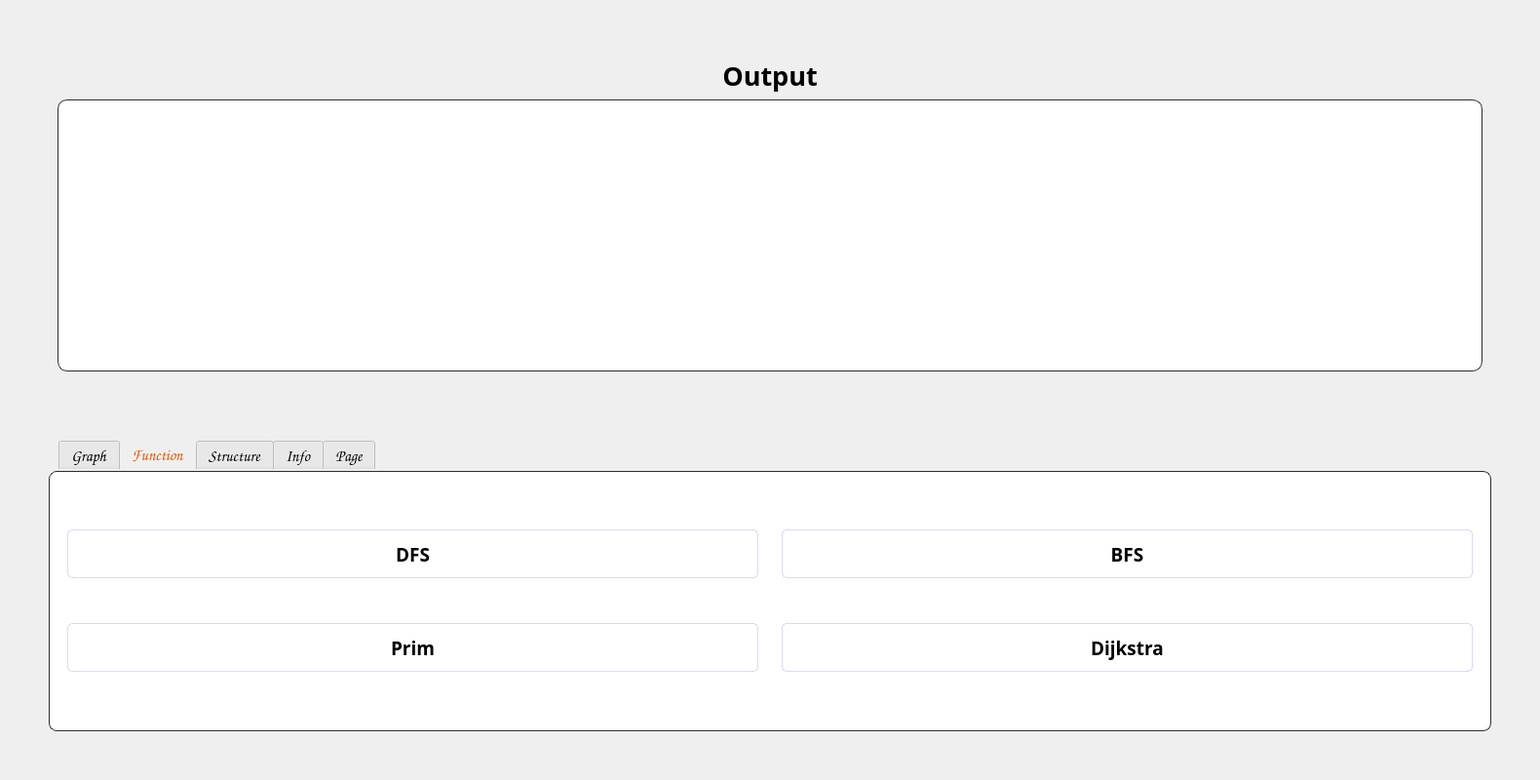
<?xml version="1.0" encoding="UTF-8"?>
<ui version="4.0">
 <class>MainWindow</class>
 <widget class="QMainWindow" name="MainWindow">
  <property name="geometry">
   <rect>
    <x>0</x>
    <y>0</y>
    <width>1580</width>
    <height>800</height>
   </rect>
  </property>
  <property name="windowTitle">
   <string>MainWindow</string>
  </property>
  <widget class="QWidget" name="widget">
   <layout class="QHBoxLayout" name="horizontalLayout_2" stretch="0,0">
    <property name="spacing">
     <number>60</number>
    </property>
    <property name="leftMargin">
     <number>50</number>
    </property>
    <property name="topMargin">
     <number>50</number>
    </property>
    <property name="rightMargin">
     <number>50</number>
    </property>
    <property name="bottomMargin">
     <number>50</number>
    </property>
    <item>
     <layout class="QVBoxLayout" name="mainLayout"/>
    </item>
    <item>
     <layout class="QVBoxLayout" name="InfoLayout">
      <item>
       <widget class="QWidget" name="widget_2" native="true">
        <property name="styleSheet">
         <string notr="true"/>
        </property>
        <layout class="QVBoxLayout" name="verticalLayout_2">
         <item>
          <widget class="QLabel" name="label">
           <property name="sizePolicy">
            <sizepolicy hsizetype="Preferred" vsizetype="Maximum">
             <horstretch>0</horstretch>
             <verstretch>0</verstretch>
            </sizepolicy>
           </property>
           <property name="font">
            <font>
             <family>微软雅黑</family>
             <pointsize>20</pointsize>
             <weight>75</weight>
             <bold>true</bold>
            </font>
           </property>
           <property name="layoutDirection">
            <enum>Qt::LeftToRight</enum>
           </property>
           <property name="text">
            <string>Output</string>
           </property>
           <property name="alignment">
            <set>Qt::AlignCenter</set>
           </property>
          </widget>
         </item>
         <item>
          <widget class="QTextBrowser" name="OutputWidget">
           <property name="sizePolicy">
            <sizepolicy hsizetype="Preferred" vsizetype="Preferred">
             <horstretch>0</horstretch>
             <verstretch>0</verstretch>
            </sizepolicy>
           </property>
           <property name="styleSheet">
            <string notr="true">QTextBrowser{ border-radius: 10px;background:white;border:1px solid #2c2c2c; }</string>
           </property>
          </widget>
         </item>
        </layout>
       </widget>
      </item>
      <item>
       <widget class="QTabWidget" name="TabWidget">
        <property name="sizePolicy">
         <sizepolicy hsizetype="Preferred" vsizetype="Expanding">
          <horstretch>0</horstretch>
          <verstretch>0</verstretch>
         </sizepolicy>
        </property>
        <property name="minimumSize">
         <size>
          <width>450</width>
          <height>0</height>
         </size>
        </property>
        <property name="maximumSize">
         <size>
          <width>100000</width>
          <height>300</height>
         </size>
        </property>
        <property name="font">
         <font>
          <family>Comic Sans MS</family>
          <pointsize>12</pointsize>
          <weight>50</weight>
          <bold>false</bold>
         </font>
        </property>
        <property name="styleSheet">
         <string notr="true">QTabBar::tab:hover
{
	color:#618BE5;
	background:transparent;
}

QTabBar::tab:selected
{
	color:#E65100;
	background:transparent;	
}

QTabWidget::pane
{
	border-radius: 8px;
	background: white;
	border:1px solid #2c2c2c;
}


QTabWidget::tab-bar {  	
    alignment: left;  
	left:10px;
	
}</string>
        </property>
        <property name="currentIndex">
         <number>1</number>
        </property>
        <widget class="QWidget" name="Graph">
         <attribute name="title">
          <string>Graph</string>
         </attribute>
         <layout class="QVBoxLayout" name="verticalLayout">
          <item>
           <layout class="QVBoxLayout" name="GraphLayout"/>
          </item>
         </layout>
        </widget>
        <widget class="QWidget" name="Func">
         <attribute name="title">
          <string>Function</string>
         </attribute>
         <layout class="QHBoxLayout" name="horizontalLayout_3">
          <item>
           <layout class="QHBoxLayout" name="horizontalLayout">
            <item>
             <widget class="QWidget" name="widget_3" native="true">
              <layout class="QVBoxLayout" name="verticalLayout_7">
               <item>
                <layout class="QVBoxLayout" name="verticalLayout_6">
                 <item>
                  <widget class="QPushButton" name="DFSBtn">
                   <property name="minimumSize">
                    <size>
                     <width>200</width>
                     <height>50</height>
                    </size>
                   </property>
                   <property name="font">
                    <font>
                     <family>Corbel</family>
                     <pointsize>14</pointsize>
                     <weight>75</weight>
                     <bold>true</bold>
                    </font>
                   </property>
                   <property name="styleSheet">
                    <string notr="true">QPushButton{background-color:#00000000;border-radius:5px;border:1px solid #2c2c2cE0;}
QPushButton:hover{background-color:#1a000000;border-radius:5px;}
QPushButton:pressed{background-color:#2a000000;border-radius:5px;}
QPushButton::menu-indicator{image:none}</string>
                   </property>
                   <property name="text">
                    <string>DFS</string>
                   </property>
                  </widget>
                 </item>
                 <item>
                  <spacer name="verticalSpacer">
                   <property name="orientation">
                    <enum>Qt::Vertical</enum>
                   </property>
                   <property name="sizeType">
                    <enum>QSizePolicy::Fixed</enum>
                   </property>
                   <property name="sizeHint" stdset="0">
                    <size>
                     <width>20</width>
                     <height>40</height>
                    </size>
                   </property>
                  </spacer>
                 </item>
                 <item>
                  <widget class="QPushButton" name="PrimBtn">
                   <property name="minimumSize">
                    <size>
                     <width>200</width>
                     <height>50</height>
                    </size>
                   </property>
                   <property name="font">
                    <font>
                     <family>Corbel</family>
                     <pointsize>14</pointsize>
                     <weight>75</weight>
                     <bold>true</bold>
                    </font>
                   </property>
                   <property name="styleSheet">
                    <string notr="true">QPushButton{background-color:#00000000;border-radius:5px;border:1px solid #2c2c2cE0;}
QPushButton:hover{background-color:#1a000000;border-radius:5px;}
QPushButton:pressed{background-color:#2a000000;border-radius:5px;}</string>
                   </property>
                   <property name="text">
                    <string>Prim</string>
                   </property>
                  </widget>
                 </item>
                </layout>
               </item>
              </layout>
             </widget>
            </item>
            <item>
             <widget class="QWidget" name="widget_4" native="true">
              <layout class="QVBoxLayout" name="verticalLayout_9">
               <item>
                <layout class="QVBoxLayout" name="verticalLayout_8">
                 <item>
                  <widget class="QPushButton" name="BFSBtn">
                   <property name="minimumSize">
                    <size>
                     <width>200</width>
                     <height>50</height>
                    </size>
                   </property>
                   <property name="font">
                    <font>
                     <family>Corbel</family>
                     <pointsize>14</pointsize>
                     <weight>75</weight>
                     <bold>true</bold>
                    </font>
                   </property>
                   <property name="styleSheet">
                    <string notr="true">QPushButton{background-color:#00000000;border-radius:5px;border:1px solid #2c2c2cE0;}
QPushButton:hover{background-color:#1a000000;border-radius:5px;}
QPushButton:pressed{background-color:#2a000000;border-radius:5px;}
QPushButton::menu-indicator{image:none}</string>
                   </property>
                   <property name="text">
                    <string>BFS</string>
                   </property>
                  </widget>
                 </item>
                 <item>
                  <spacer name="verticalSpacer_2">
                   <property name="orientation">
                    <enum>Qt::Vertical</enum>
                   </property>
                   <property name="sizeType">
                    <enum>QSizePolicy::Fixed</enum>
                   </property>
                   <property name="sizeHint" stdset="0">
                    <size>
                     <width>20</width>
                     <height>40</height>
                    </size>
                   </property>
                  </spacer>
                 </item>
                 <item>
                  <widget class="QPushButton" name="DijkstraBtn">
                   <property name="minimumSize">
                    <size>
                     <width>200</width>
                     <height>50</height>
                    </size>
                   </property>
                   <property name="font">
                    <font>
                     <family>Corbel</family>
                     <pointsize>14</pointsize>
                     <weight>75</weight>
                     <bold>true</bold>
                    </font>
                   </property>
                   <property name="styleSheet">
                    <string notr="true">QPushButton{background-color:#00000000;border-radius:5px;border:1px solid #2c2c2cE0;}
QPushButton:hover{background-color:#1a000000;border-radius:5px;}
QPushButton:pressed{background-color:#2a000000;border-radius:5px;}</string>
                   </property>
                   <property name="text">
                    <string>Dijkstra</string>
                   </property>
                  </widget>
                 </item>
                </layout>
               </item>
              </layout>
             </widget>
            </item>
           </layout>
          </item>
         </layout>
        </widget>
        <widget class="QWidget" name="Structure">
         <attribute name="title">
          <string>Structure</string>
         </attribute>
        </widget>
        <widget class="QWidget" name="VertexInfo">
         <attribute name="title">
          <string>Info</string>
         </attribute>
         <layout class="QVBoxLayout" name="infoLayout"/>
        </widget>
        <widget class="QWidget" name="EdgeInfo">
         <attribute name="title">
          <string>Page</string>
         </attribute>
         <layout class="QVBoxLayout" name="verticalLayout_4">
          <item>
           <layout class="QVBoxLayout" name="EdgeInfoLayout"/>
          </item>
         </layout>
        </widget>
       </widget>
      </item>
     </layout>
    </item>
   </layout>
  </widget>
 </widget>
 <resources/>
 <connections/>
</ui>
